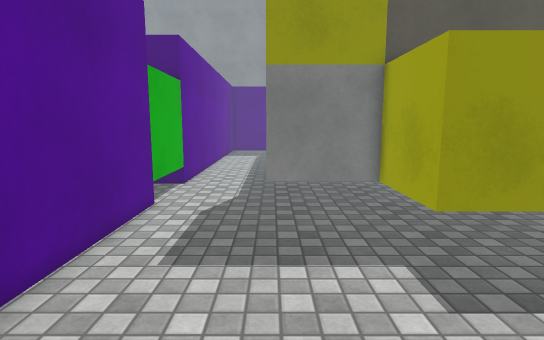
View 1 (above)

21 first-person views from a walk through a Unity game level. The camera is 1.4 m above the floor, tilts 8° down and sees 80° across. The floor is counted in squares, 0.5 m on a side. Each view is taken from the middle of a square. On the plan, view 1 faces up. The plan holds only what a view shows up to about 20 squares ahead; the rest is blank. The place goes on beyond the plan. Surface patterns are stand-ins for the level's own textures.

View 2
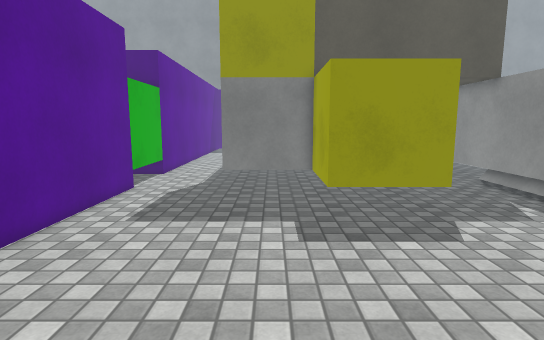

View 3
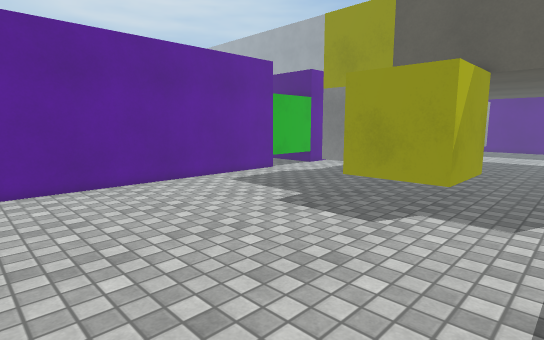

View 4
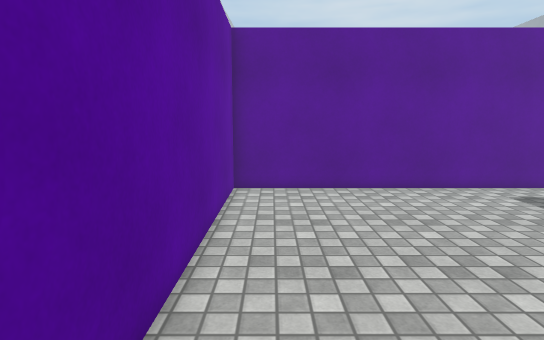

View 5
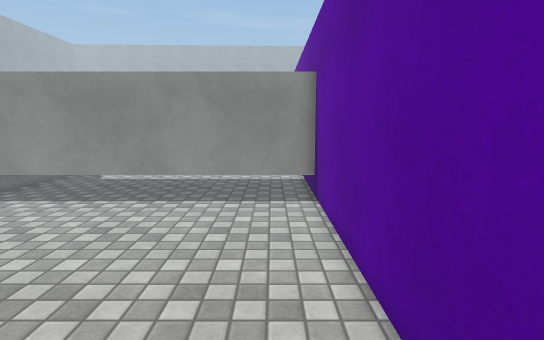

View 6
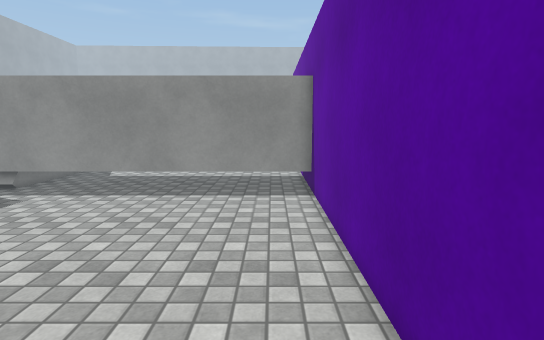

View 7
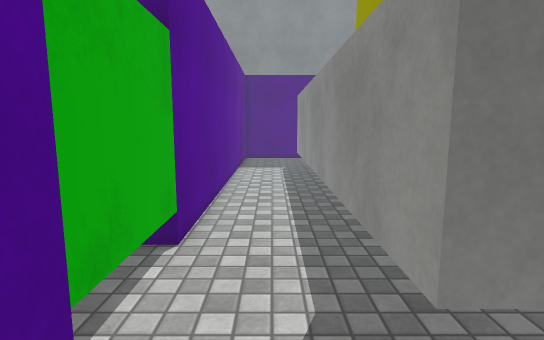

View 8
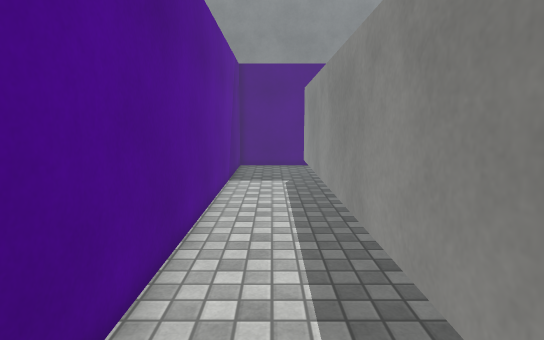

View 9
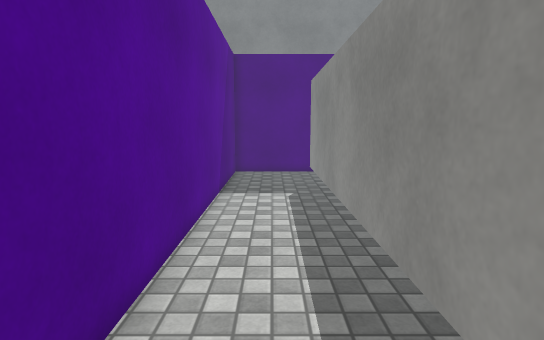

View 10
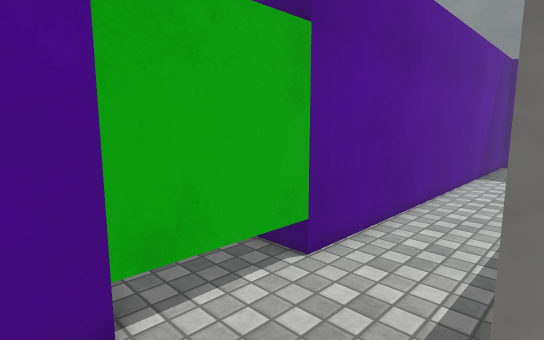

View 11
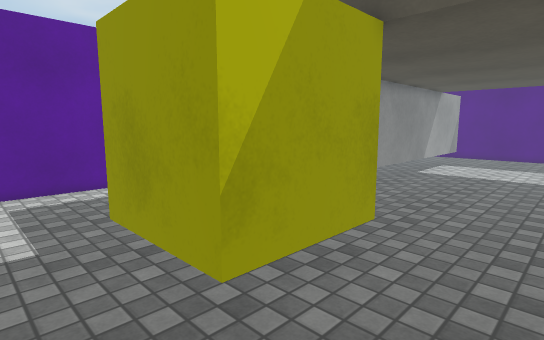

View 12
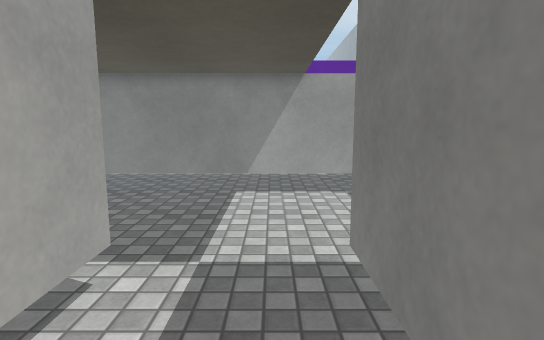

View 13
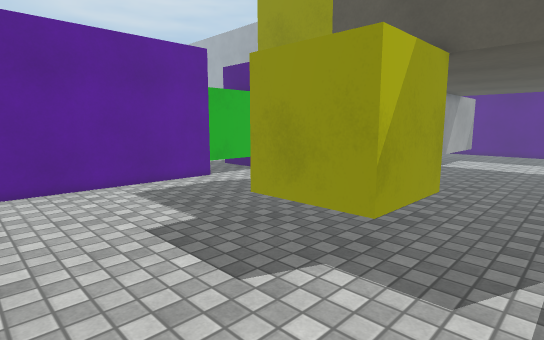

View 14
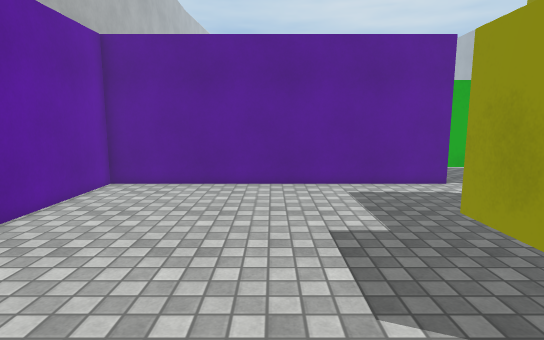

View 15
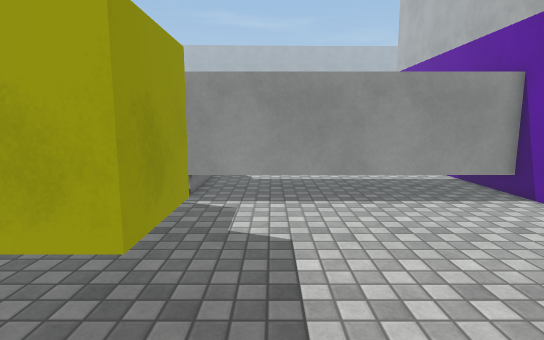

View 16
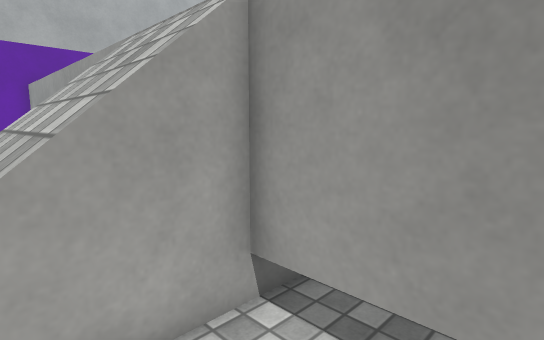

View 17
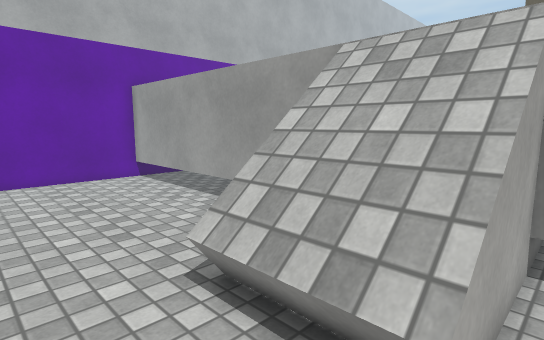

View 18
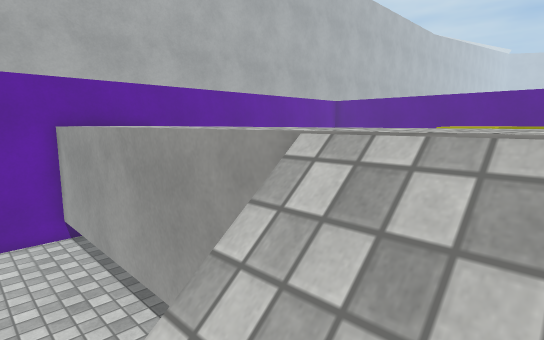

View 19
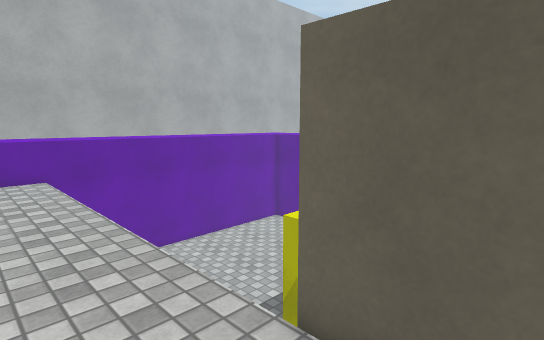

View 20
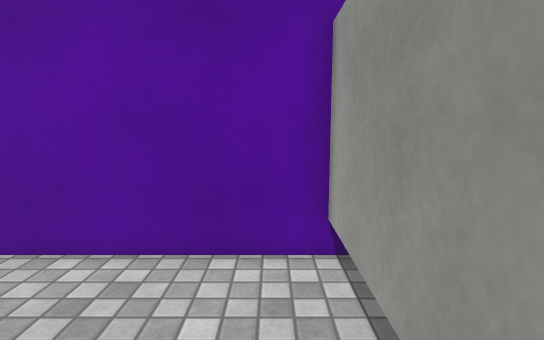

View 21
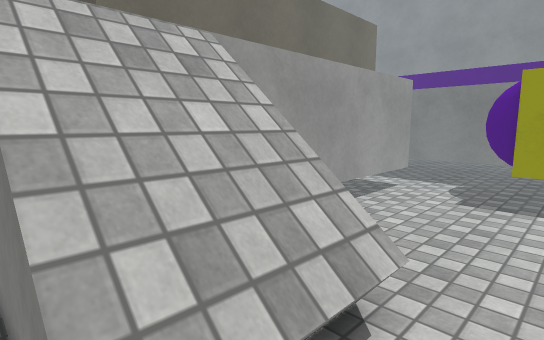

### Floor plan
Key: @ floor where view 1 was taken; # wall or solid block; . main floor; : floor 2.5 m higher than the main floor; / step, stairs or slope; = window, fence, low wall or low ledge; ^ raised ledge; C green cube; O other object.
Columns run from 5 left of view 1 to 23 right of it. Each row starts with its distance up from view 1.
 33  #....
 32  #....
 31  #...#
 30  #...#       ..
 29  #...#   #.....
 28  #...#   #.......
 27  #...#   #.......#######O
 26  #...#   #.............
 25  #...#   #............. OO
 24  #...#   #..............OO
 23  #...#   #.......####....OO
 22  #...#   #.......    ......
 21  #...#   #......     ......
 20  #...#   #......     ......
 19  #...#   #......     ......
 18  #...#    ......     ......
 17  #...#    ......      .....
 16  #...#    ......       .....
 15 CC...#    ......        ....
 14  C...#    ...... #  :    ...
 13  C...#      .....#   ... ....
 12  C...#       ....#   /##==.
 11  #...####O   O...#: ://///
 10  #.......O   O...#::://///.
  9  #........  O....#::://///..
  8  #...............#::://///...
  7  #...............#:::.. .....
  6  #...............#:::.. .....
  5  #...............#:::........
  4  #...............#:::.......
  3  #...............#:::.......
  2  #...............#:::.......
  1  #...............#:: .......
  0  #...@...........#:: .......
 -1  #...............#:: .......
 -2  #...............#:: .......
 -3  #...............#:: .......
 -4  #...............#:::........
 -5  #################^^^########
 -6                   ^

Positions as (right, up) in squares from view 1, and headings:
1: (0, 0), facing up
2: (2, -3), facing up
3: (11, -4), facing up-left
4: (10, -3), facing left
5: (-1, -3), facing right
6: (-2, -3), facing right
7: (-2, 8), facing up
8: (-2, 13), facing up
9: (-2, 16), facing up
10: (0, 10), facing up-left
11: (11, 5), facing up-left
12: (17, 26), facing left
13: (11, 1), facing up-left
14: (11, 3), facing left
15: (-1, 5), facing right
16: (19, 16), facing down-left
17: (23, 13), facing down-left
18: (19, 11), facing down-left
19: (15, 14), facing down-left
20: (17, 2), facing down
21: (22, 8), facing up-left
